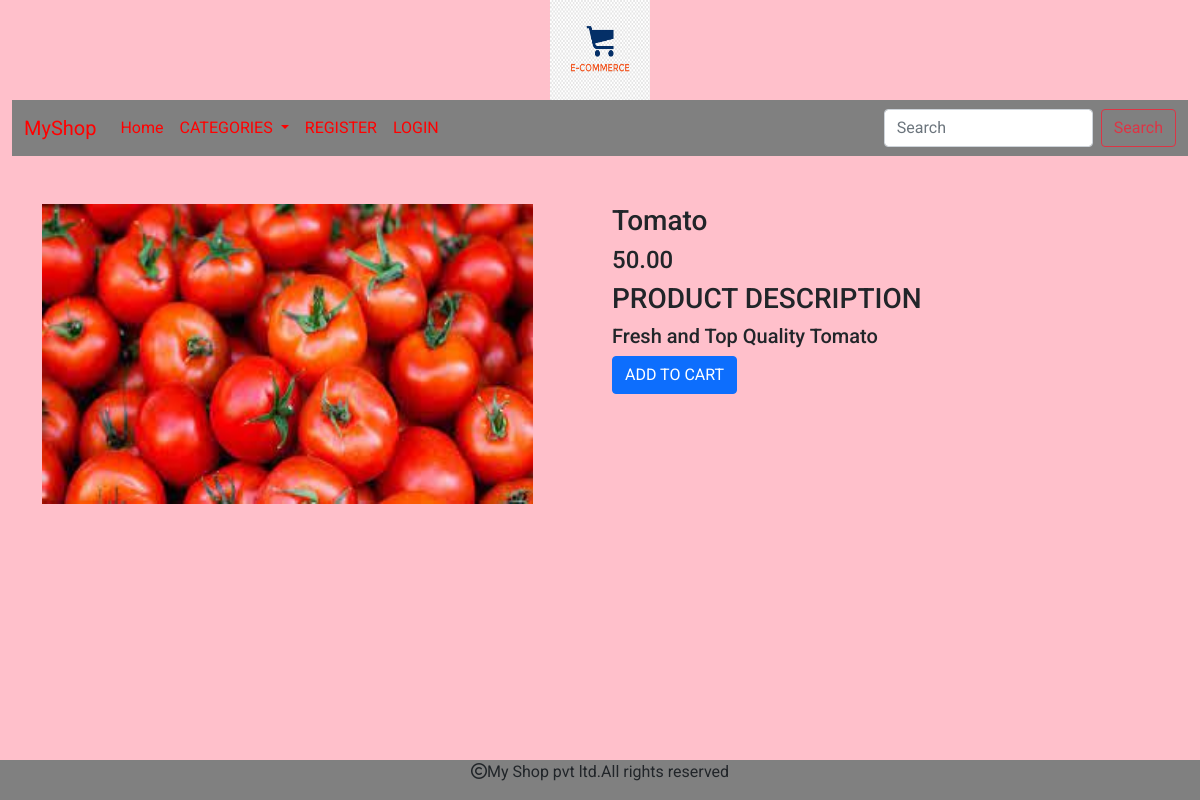
Page /details/tomato/ on the committed database.
### shop/models.py (models this page shows, shortened)
class Product(models.Model):
    name=models.CharField(max_length=200,unique=True)
    slug=models.SlugField(max_length=200,unique=True)
    desc=models.TextField(blank=True)
    price=models.DecimalField(max_digits=10,decimal_places=2)
    category=models.ForeignKey(Category,on_delete=models.CASCADE)
    img=models.ImageField(upload_to='img/products',null=True)
    stock=models.IntegerField()
    available=models.BooleanField(default=True)
    created=models.DateTimeField(auto_now_add=True)
    updated=models.DateTimeField(auto_now=True)

### shop/views.py (the view)
# urls.py: path('details/<slug:s>/',views.prodetails,name='details'),
def prodetails(request,s):
    p=Product.objects.get(slug=s)
    return render(request,'details.html',{'p':p})

### cart/context_processors.py (called while the page is built, shortened)
def counter(request):
    count=0
    return {'count':count}

### shop/context_processors.py (called while the page is built)
def menu_links(request):
    links=Category.objects.all()
    return {'l':links}

### templates/details.html
{% extends 'base.html' %}
{% load static %}
{% block content %}
<div class="container">
  <div class="row">
    <div class="col-sm-6 mt-5">
      <img src="{{p.img.url}}" height="300px" width="90%">
    </div>
    <div class="col-sm-6 mt-5">
      <h3>{{p.name}}</h3>
      <h4>{{p.price}}</h4>
      <h3>PRODUCT DESCRIPTION</h3>
      <h5>{{p.desc}}</h5>
      {% if stock <= 0 %}
      <h2>Out of Stock</h2>
      {% else %}
      <a href="{% url 'cart:add_cart' p.id %}" class="btn btn-primary">ADD TO CART</a>
      {% endif %}
    </div>
  </div>
</div>
{% endblock %}

### static/css/style.css (style rules this page uses)
body { background:pink;font-family: 'Roboto', sans-serif; }

### rows in the picture
Product: img (picture), name "Tomato", price "50.00", desc "Fresh and Top Quality Tomato"
